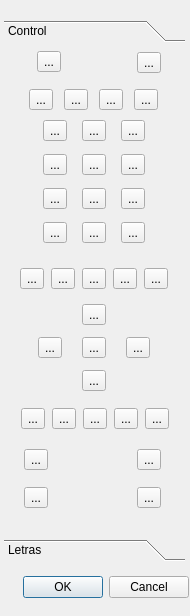
<?xml version="1.0" encoding="UTF-8"?>
<ui version="4.0">
 <class>SelectKeyGUI</class>
 <widget class="QDialog" name="SelectKeyGUI">
  <property name="geometry">
   <rect>
    <x>0</x>
    <y>0</y>
    <width>190</width>
    <height>616</height>
   </rect>
  </property>
  <property name="windowTitle">
   <string>Dialog</string>
  </property>
  <widget class="QToolBox" name="toolBox">
   <property name="geometry">
    <rect>
     <x>4</x>
     <y>20</y>
     <width>181</width>
     <height>541</height>
    </rect>
   </property>
   <property name="currentIndex">
    <number>0</number>
   </property>
   <widget class="QWidget" name="page_3">
    <property name="geometry">
     <rect>
      <x>0</x>
      <y>0</y>
      <width>181</width>
      <height>479</height>
     </rect>
    </property>
    <attribute name="label">
     <string>Control</string>
    </attribute>
    <widget class="QWidget" name="gridLayoutWidget">
     <property name="geometry">
      <rect>
       <x>30</x>
       <y>65</y>
       <width>121</width>
       <height>141</height>
      </rect>
     </property>
     <layout class="QGridLayout" name="gridLayout">
      <item row="0" column="0">
       <widget class="QToolButton" name="uno">
        <property name="text">
         <string>...</string>
        </property>
       </widget>
      </item>
      <item row="0" column="1">
       <widget class="QToolButton" name="dos">
        <property name="text">
         <string>...</string>
        </property>
       </widget>
      </item>
      <item row="0" column="2">
       <widget class="QToolButton" name="tres">
        <property name="text">
         <string>...</string>
        </property>
       </widget>
      </item>
      <item row="1" column="0">
       <widget class="QToolButton" name="cuatro">
        <property name="text">
         <string>...</string>
        </property>
       </widget>
      </item>
      <item row="1" column="1">
       <widget class="QToolButton" name="cinco">
        <property name="text">
         <string>...</string>
        </property>
       </widget>
      </item>
      <item row="1" column="2">
       <widget class="QToolButton" name="seis">
        <property name="text">
         <string>...</string>
        </property>
       </widget>
      </item>
      <item row="2" column="0">
       <widget class="QToolButton" name="siete">
        <property name="text">
         <string>...</string>
        </property>
       </widget>
      </item>
      <item row="2" column="1">
       <widget class="QToolButton" name="ocho">
        <property name="text">
         <string>...</string>
        </property>
       </widget>
      </item>
      <item row="2" column="2">
       <widget class="QToolButton" name="nueve">
        <property name="text">
         <string>...</string>
        </property>
       </widget>
      </item>
      <item row="3" column="0">
       <widget class="QToolButton" name="asterisco">
        <property name="text">
         <string>...</string>
        </property>
       </widget>
      </item>
      <item row="3" column="1">
       <widget class="QToolButton" name="cero">
        <property name="text">
         <string>...</string>
        </property>
       </widget>
      </item>
      <item row="3" column="2">
       <widget class="QToolButton" name="numeral">
        <property name="text">
         <string>...</string>
        </property>
       </widget>
      </item>
     </layout>
    </widget>
    <widget class="QWidget" name="horizontalLayoutWidget_2">
     <property name="geometry">
      <rect>
       <x>16</x>
       <y>350</y>
       <width>151</width>
       <height>41</height>
      </rect>
     </property>
     <layout class="QHBoxLayout" name="horizontalLayout_11">
      <item>
       <widget class="QToolButton" name="play">
        <property name="text">
         <string>...</string>
        </property>
       </widget>
      </item>
      <item>
       <widget class="QToolButton" name="pause">
        <property name="text">
         <string>...</string>
        </property>
       </widget>
      </item>
      <item>
       <widget class="QToolButton" name="stop">
        <property name="text">
         <string>...</string>
        </property>
       </widget>
      </item>
      <item>
       <widget class="QToolButton" name="rewind">
        <property name="text">
         <string>...</string>
        </property>
       </widget>
      </item>
      <item>
       <widget class="QToolButton" name="record">
        <property name="text">
         <string>...</string>
        </property>
       </widget>
      </item>
     </layout>
    </widget>
    <widget class="QWidget" name="horizontalLayoutWidget_4">
     <property name="geometry">
      <rect>
       <x>120</x>
       <y>-6</y>
       <width>51</width>
       <height>41</height>
      </rect>
     </property>
     <layout class="QHBoxLayout" name="horizontalLayout_3">
      <item>
       <widget class="QToolButton" name="power">
        <property name="text">
         <string>...</string>
        </property>
       </widget>
      </item>
     </layout>
    </widget>
    <widget class="QWidget" name="verticalLayoutWidget_3">
     <property name="geometry">
      <rect>
       <x>133</x>
       <y>390</y>
       <width>51</width>
       <height>81</height>
      </rect>
     </property>
     <layout class="QVBoxLayout" name="verticalLayout_3">
      <item>
       <widget class="QToolButton" name="chUp">
        <property name="text">
         <string>...</string>
        </property>
       </widget>
      </item>
      <item>
       <widget class="QToolButton" name="chDown">
        <property name="text">
         <string>...</string>
        </property>
       </widget>
      </item>
     </layout>
    </widget>
    <widget class="QWidget" name="horizontalLayoutWidget">
     <property name="geometry">
      <rect>
       <x>15</x>
       <y>210</y>
       <width>151</width>
       <height>41</height>
      </rect>
     </property>
     <layout class="QHBoxLayout" name="horizontalLayout_10">
      <item>
       <widget class="QToolButton" name="guide">
        <property name="text">
         <string>...</string>
        </property>
       </widget>
      </item>
      <item>
       <widget class="QToolButton" name="menu">
        <property name="text">
         <string>...</string>
        </property>
       </widget>
      </item>
      <item>
       <widget class="QToolButton" name="info">
        <property name="text">
         <string>...</string>
        </property>
       </widget>
      </item>
      <item>
       <widget class="QToolButton" name="back">
        <property name="text">
         <string>...</string>
        </property>
       </widget>
      </item>
      <item>
       <widget class="QToolButton" name="exit">
        <property name="text">
         <string>...</string>
        </property>
       </widget>
      </item>
     </layout>
    </widget>
    <widget class="QWidget" name="verticalLayoutWidget_2">
     <property name="geometry">
      <rect>
       <x>20</x>
       <y>390</y>
       <width>51</width>
       <height>81</height>
      </rect>
     </property>
     <layout class="QVBoxLayout" name="verticalLayout_2">
      <item>
       <widget class="QToolButton" name="volUp">
        <property name="text">
         <string>...</string>
        </property>
       </widget>
      </item>
      <item>
       <widget class="QToolButton" name="volDown">
        <property name="text">
         <string>...</string>
        </property>
       </widget>
      </item>
     </layout>
    </widget>
    <widget class="QWidget" name="gridLayoutWidget_2">
     <property name="geometry">
      <rect>
       <x>20</x>
       <y>250</y>
       <width>141</width>
       <height>101</height>
      </rect>
     </property>
     <layout class="QGridLayout" name="gridLayout_2">
      <item row="2" column="0">
       <widget class="QToolButton" name="left">
        <property name="text">
         <string>...</string>
        </property>
       </widget>
      </item>
      <item row="2" column="2">
       <widget class="QToolButton" name="right">
        <property name="text">
         <string>...</string>
        </property>
       </widget>
      </item>
      <item row="2" column="1">
       <widget class="QToolButton" name="enter">
        <property name="text">
         <string>...</string>
        </property>
       </widget>
      </item>
      <item row="3" column="1">
       <widget class="QToolButton" name="down">
        <property name="text">
         <string>...</string>
        </property>
       </widget>
      </item>
      <item row="1" column="1">
       <widget class="QToolButton" name="up">
        <property name="text">
         <string>...</string>
        </property>
       </widget>
      </item>
     </layout>
    </widget>
    <widget class="QWidget" name="layoutWidget">
     <property name="geometry">
      <rect>
       <x>20</x>
       <y>31</y>
       <width>141</width>
       <height>41</height>
      </rect>
     </property>
     <layout class="QHBoxLayout" name="horizontalLayout_6">
      <item>
       <widget class="QToolButton" name="red">
        <property name="text">
         <string>...</string>
        </property>
       </widget>
      </item>
      <item>
       <widget class="QToolButton" name="green">
        <property name="text">
         <string>...</string>
        </property>
       </widget>
      </item>
      <item>
       <widget class="QToolButton" name="yellow">
        <property name="text">
         <string>...</string>
        </property>
       </widget>
      </item>
      <item>
       <widget class="QToolButton" name="blue">
        <property name="text">
         <string>...</string>
        </property>
       </widget>
      </item>
     </layout>
    </widget>
    <widget class="QWidget" name="horizontalLayoutWidget_3">
     <property name="geometry">
      <rect>
       <x>20</x>
       <y>-7</y>
       <width>51</width>
       <height>41</height>
      </rect>
     </property>
     <layout class="QHBoxLayout" name="horizontalLayout_12">
      <item>
       <widget class="QToolButton" name="eject">
        <property name="text">
         <string>...</string>
        </property>
       </widget>
      </item>
     </layout>
    </widget>
   </widget>
   <widget class="QWidget" name="page_4">
    <property name="geometry">
     <rect>
      <x>0</x>
      <y>0</y>
      <width>181</width>
      <height>479</height>
     </rect>
    </property>
    <attribute name="label">
     <string>Letras</string>
    </attribute>
    <widget class="QWidget" name="verticalLayoutWidget">
     <property name="geometry">
      <rect>
       <x>20</x>
       <y>10</y>
       <width>146</width>
       <height>351</height>
      </rect>
     </property>
     <layout class="QGridLayout" name="gridLayout_3">
      <item row="2" column="0">
       <widget class="QToolButton" name="a">
        <property name="text">
         <string/>
        </property>
       </widget>
      </item>
      <item row="2" column="1">
       <widget class="QToolButton" name="b">
        <property name="text">
         <string>...</string>
        </property>
       </widget>
      </item>
      <item row="2" column="2">
       <widget class="QToolButton" name="c">
        <property name="text">
         <string>...</string>
        </property>
       </widget>
      </item>
      <item row="2" column="3">
       <widget class="QToolButton" name="d">
        <property name="text">
         <string>...</string>
        </property>
       </widget>
      </item>
      <item row="3" column="0">
       <widget class="QToolButton" name="e">
        <property name="text">
         <string>...</string>
        </property>
       </widget>
      </item>
      <item row="3" column="1">
       <widget class="QToolButton" name="f">
        <property name="text">
         <string>...</string>
        </property>
       </widget>
      </item>
      <item row="3" column="2">
       <widget class="QToolButton" name="g">
        <property name="text">
         <string>...</string>
        </property>
       </widget>
      </item>
      <item row="3" column="3">
       <widget class="QToolButton" name="h">
        <property name="text">
         <string>...</string>
        </property>
       </widget>
      </item>
      <item row="4" column="0">
       <widget class="QToolButton" name="i">
        <property name="text">
         <string>...</string>
        </property>
       </widget>
      </item>
      <item row="4" column="1">
       <widget class="QToolButton" name="j">
        <property name="text">
         <string>...</string>
        </property>
       </widget>
      </item>
      <item row="4" column="2">
       <widget class="QToolButton" name="k">
        <property name="text">
         <string>...</string>
        </property>
       </widget>
      </item>
      <item row="4" column="3">
       <widget class="QToolButton" name="l">
        <property name="text">
         <string>...</string>
        </property>
       </widget>
      </item>
      <item row="5" column="0">
       <widget class="QToolButton" name="m">
        <property name="text">
         <string>...</string>
        </property>
       </widget>
      </item>
      <item row="5" column="1">
       <widget class="QToolButton" name="n">
        <property name="text">
         <string>...</string>
        </property>
       </widget>
      </item>
      <item row="5" column="2">
       <widget class="QToolButton" name="o">
        <property name="text">
         <string>...</string>
        </property>
       </widget>
      </item>
      <item row="5" column="3">
       <widget class="QToolButton" name="p">
        <property name="text">
         <string>...</string>
        </property>
       </widget>
      </item>
      <item row="6" column="0">
       <widget class="QToolButton" name="q">
        <property name="text">
         <string>...</string>
        </property>
       </widget>
      </item>
      <item row="6" column="1">
       <widget class="QToolButton" name="r">
        <property name="text">
         <string>...</string>
        </property>
       </widget>
      </item>
      <item row="6" column="2">
       <widget class="QToolButton" name="s">
        <property name="text">
         <string>...</string>
        </property>
       </widget>
      </item>
      <item row="6" column="3">
       <widget class="QToolButton" name="t">
        <property name="text">
         <string>...</string>
        </property>
       </widget>
      </item>
      <item row="7" column="0">
       <widget class="QToolButton" name="u">
        <property name="text">
         <string>...</string>
        </property>
       </widget>
      </item>
      <item row="7" column="1">
       <widget class="QToolButton" name="v">
        <property name="text">
         <string>...</string>
        </property>
       </widget>
      </item>
      <item row="7" column="2">
       <widget class="QToolButton" name="w">
        <property name="text">
         <string>...</string>
        </property>
       </widget>
      </item>
      <item row="7" column="3">
       <widget class="QToolButton" name="x">
        <property name="text">
         <string>...</string>
        </property>
       </widget>
      </item>
      <item row="8" column="0">
       <widget class="QToolButton" name="y">
        <property name="text">
         <string>...</string>
        </property>
       </widget>
      </item>
      <item row="8" column="1">
       <widget class="QToolButton" name="z">
        <property name="text">
         <string>...</string>
        </property>
       </widget>
      </item>
     </layout>
    </widget>
   </widget>
  </widget>
  <widget class="QDialogButtonBox" name="buttonBox">
   <property name="geometry">
    <rect>
     <x>-152</x>
     <y>571</y>
     <width>341</width>
     <height>32</height>
    </rect>
   </property>
   <property name="orientation">
    <enum>Qt::Horizontal</enum>
   </property>
   <property name="standardButtons">
    <set>QDialogButtonBox::Cancel|QDialogButtonBox::Ok</set>
   </property>
  </widget>
 </widget>
 <resources/>
 <connections>
  <connection>
   <sender>buttonBox</sender>
   <signal>accepted()</signal>
   <receiver>SelectKeyGUI</receiver>
   <slot>accept()</slot>
   <hints>
    <hint type="sourcelabel">
     <x>248</x>
     <y>254</y>
    </hint>
    <hint type="destinationlabel">
     <x>157</x>
     <y>274</y>
    </hint>
   </hints>
  </connection>
  <connection>
   <sender>buttonBox</sender>
   <signal>rejected()</signal>
   <receiver>SelectKeyGUI</receiver>
   <slot>reject()</slot>
   <hints>
    <hint type="sourcelabel">
     <x>316</x>
     <y>260</y>
    </hint>
    <hint type="destinationlabel">
     <x>286</x>
     <y>274</y>
    </hint>
   </hints>
  </connection>
 </connections>
</ui>
